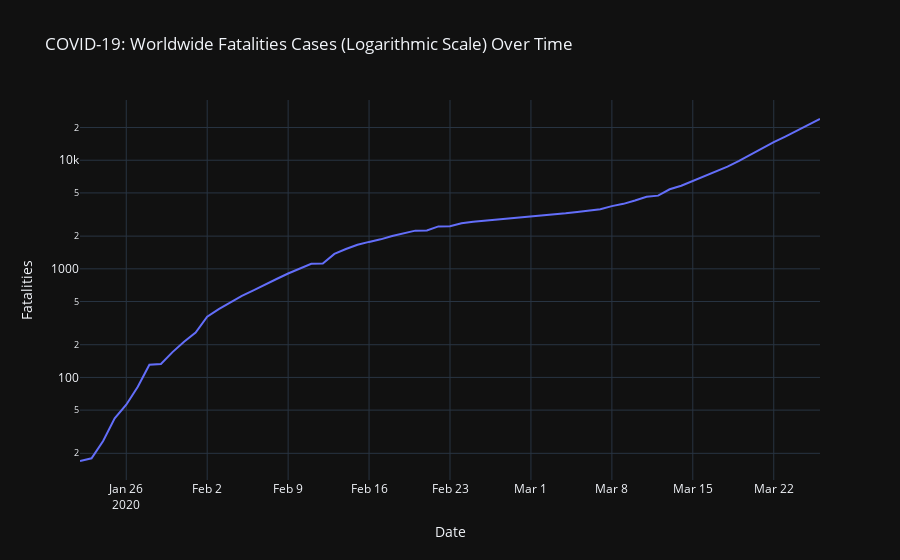

Notebook cell for this chart:
### Code cell
(px.line(grouped, x="Date", y='Fatalities',
        log_y=True,
        title="COVID-19: Worldwide Fatalities Cases (Logarithmic Scale) Over Time",
        template="plotly_dark",  # see https://plot.ly/python/templates/
        ))

### Figure 1 — Plotly figure (JSON) as saved in the notebook; plotly's stock layout.template omitted (floating-point values rounded to 4 significant figures)
{"data": [{"hoverlabel": {"namelength": 0}, "hovertemplate": "Date=%{x}<br>Fatalities=%{y}", "legendgroup": "", "line": {"color": "#636efa", "dash": "solid"}, "mode": "lines", "name": "", "showlegend": false, "type": "scatter", "x": ["2020-01-22", "2020-01-23", "2020-01-24", "2020-01-25", "2020-01-26", "2020-01-27", "2020-01-28", "2020-01-29", "2020-01-30", "2020-01-31", "2020-02-01", "2020-02-02", "2020-02-03", "2020-02-04", "2020-02-05", "2020-02-06", "2020-02-07", "2020-02-08", "2020-02-09", "2020-02-10", "2020-02-11", "2020-02-12", "2020-02-13", "2020-02-14", "2020-02-15", "2020-02-16", "2020-02-17", "2020-02-18", "2020-02-19", "2020-02-20", "2020-02-21", "2020-02-22", "2020-02-23", "2020-02-24", "2020-02-25", "2020-02-26", "2020-02-27", "2020-02-28", "2020-02-29", "2020-03-01", "2020-03-02", "2020-03-03", "2020-03-04", "2020-03-05", "2020-03-06", "2020-03-07", "2020-03-08", "2020-03-09", "2020-03-10", "2020-03-11", "2020-03-12", "2020-03-13", "2020-03-14", "2020-03-15", "2020-03-16", "2020-03-17", "2020-03-18", "2020-03-19", "2020-03-20", "2020-03-21", "2020-03-22", "2020-03-23", "2020-03-24", "2020-03-25", "2020-03-26"], "xaxis": "x", "y": [17, 18, 26, 42, 56, 82, 131, 133, 171, 213, 259, 362, 426, 492, 564, 634, 719, 806, 906, 1013, 1113, 1118, 1371, 1523, 1666, 1770, 1868, 2007, 2122, 2247, 2251, 2458, 2469, 2629, 2708, 2770, 2814, 2872, 2940, 2995, 3079, 3153, 3243, 3336, 3446, 3541, 3781, 3966, 4262, 4615, 4720, 5404, 5819, 6440, 7126, 7905, 8733, 9867, 11299, 12973, 14659, 16498, 18623, 21179, 23966], "yaxis": "y"}], "layout": {"legend": {"tracegroupgap": 0}, "title": {"text": "COVID-19: Worldwide Fatalities Cases (Logarithmic Scale) Over Time"}, "xaxis": {"anchor": "y", "domain": [0, 1], "title": {"text": "Date"}}, "yaxis": {"anchor": "x", "domain": [0, 1], "title": {"text": "Fatalities"}, "type": "log"}}}
